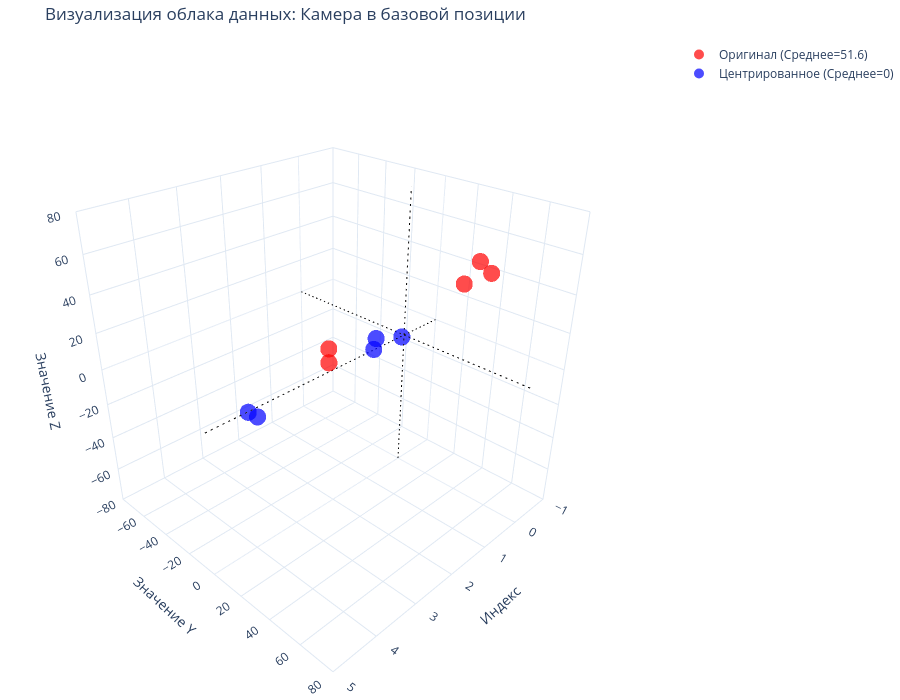

Notebook code cell kept with this figure:
### Code cell
# Данные
# v1 = np.array([20, 61, 8, 66, 19])
v1 = x
mean_v1 = np.mean(v1)
v1_c = v1 - mean_v1
indices = np.arange(len(v1))

fig = go.Figure()

# 1. Оригинальное облако (Красное)
fig.add_trace(go.Scatter3d(
    x=indices, y=v1, z=v1,
    mode='markers',
    marker=dict(size=10, color='red', opacity=0.7),
    name=f"Оригинал (Среднее={mean_v1:.1f})"
))

# 2. Центрированное облако (Синее)
fig.add_trace(go.Scatter3d(
    x=indices, y=v1_c, z=v1_c,
    mode='markers',
    marker=dict(size=10, color='blue', opacity=0.7),
    name="Центрированное (Среднее=0)"
))

# 3. Пунктирные линии осей через (0,0,0)
axis_len = 80
# Ось X
fig.add_trace(go.Scatter3d(x=[-1, 5], y=[0, 0], z=[0, 0], mode='lines',
                         line=dict(color='black', width=2, dash='dash'), showlegend=False))
# Ось Y
fig.add_trace(go.Scatter3d(x=[0, 0], y=[-axis_len, axis_len], z=[0, 0], mode='lines',
                         line=dict(color='black', width=2, dash='dash'), showlegend=False))
# Ось Z
fig.add_trace(go.Scatter3d(x=[0, 0], y=[0, 0], z=[-axis_len, axis_len], mode='lines',
                         line=dict(color='black', width=2, dash='dash'), showlegend=False))

# --- НАСТРОЙКА КАМЕРЫ И ОФОРМЛЕНИЯ ---
fig.update_layout(
    title="Визуализация облака данных: Камера в базовой позиции",
    scene=dict(
        xaxis=dict(title='Индекс', range=[-1, 5]),
        yaxis=dict(title='Значение Y', range=[-axis_len, axis_len]),
        zaxis=dict(title='Значение Z', range=[-axis_len, axis_len]),
        # Базовая позиция камеры (x, y, z определяют точку обзора)
        camera=dict(
            up=dict(x=0, y=0, z=1),       # Где "верх"
            center=dict(x=0, y=0, z=0),   # Куда смотрим
            eye=dict(x=1.5, y=1.5, z=1.2) # Откуда смотрим (сбоку-сверху)
        ),
        aspectmode='cube'
    ),
    width=900, height=700,
    margin=dict(l=0, r=0, b=0, t=40),
    template="plotly_white"
)

fig.show()

### Figure 1 — Plotly figure (JSON) as saved in the notebook; plotly's stock layout.template omitted (floating-point values rounded to 4 significant figures)
{"data": [{"marker": {"color": "red", "opacity": 0.7, "size": 10}, "mode": "markers", "name": "Оригинал (Среднее=51.6)", "x": [0, 1, 2, 3, 4], "y": [50, 54, 79, 24, 51], "z": [50, 54, 79, 24, 51], "type": "scatter3d"}, {"marker": {"color": "blue", "opacity": 0.7, "size": 10}, "mode": "markers", "name": "Центрированное (Среднее=0)", "x": [0, 1, 2, 3, 4], "y": [-1.6, 2.4, 27.4, -27.6, -0.6], "z": [-1.6, 2.4, 27.4, -27.6, -0.6], "type": "scatter3d"}, {"line": {"color": "black", "dash": "dash", "width": 2}, "mode": "lines", "showlegend": false, "x": [-1, 5], "y": [0, 0], "z": [0, 0], "type": "scatter3d"}, {"line": {"color": "black", "dash": "dash", "width": 2}, "mode": "lines", "showlegend": false, "x": [0, 0], "y": [-80, 80], "z": [0, 0], "type": "scatter3d"}, {"line": {"color": "black", "dash": "dash", "width": 2}, "mode": "lines", "showlegend": false, "x": [0, 0], "y": [0, 0], "z": [-80, 80], "type": "scatter3d"}], "layout": {"scene": {"xaxis": {"title": {"text": "Индекс"}, "range": [-1, 5]}, "yaxis": {"title": {"text": "Значение Y"}, "range": [-80, 80]}, "zaxis": {"title": {"text": "Значение Z"}, "range": [-80, 80]}, "camera": {"up": {"x": 0, "y": 0, "z": 1}, "center": {"x": 0, "y": 0, "z": 0}, "eye": {"x": 1.5, "y": 1.5, "z": 1.2}}, "aspectmode": "cube"}, "margin": {"l": 0, "r": 0, "b": 0, "t": 40}, "title": {"text": "Визуализация облака данных: Камера в базовой позиции"}, "width": 900, "height": 700}}
